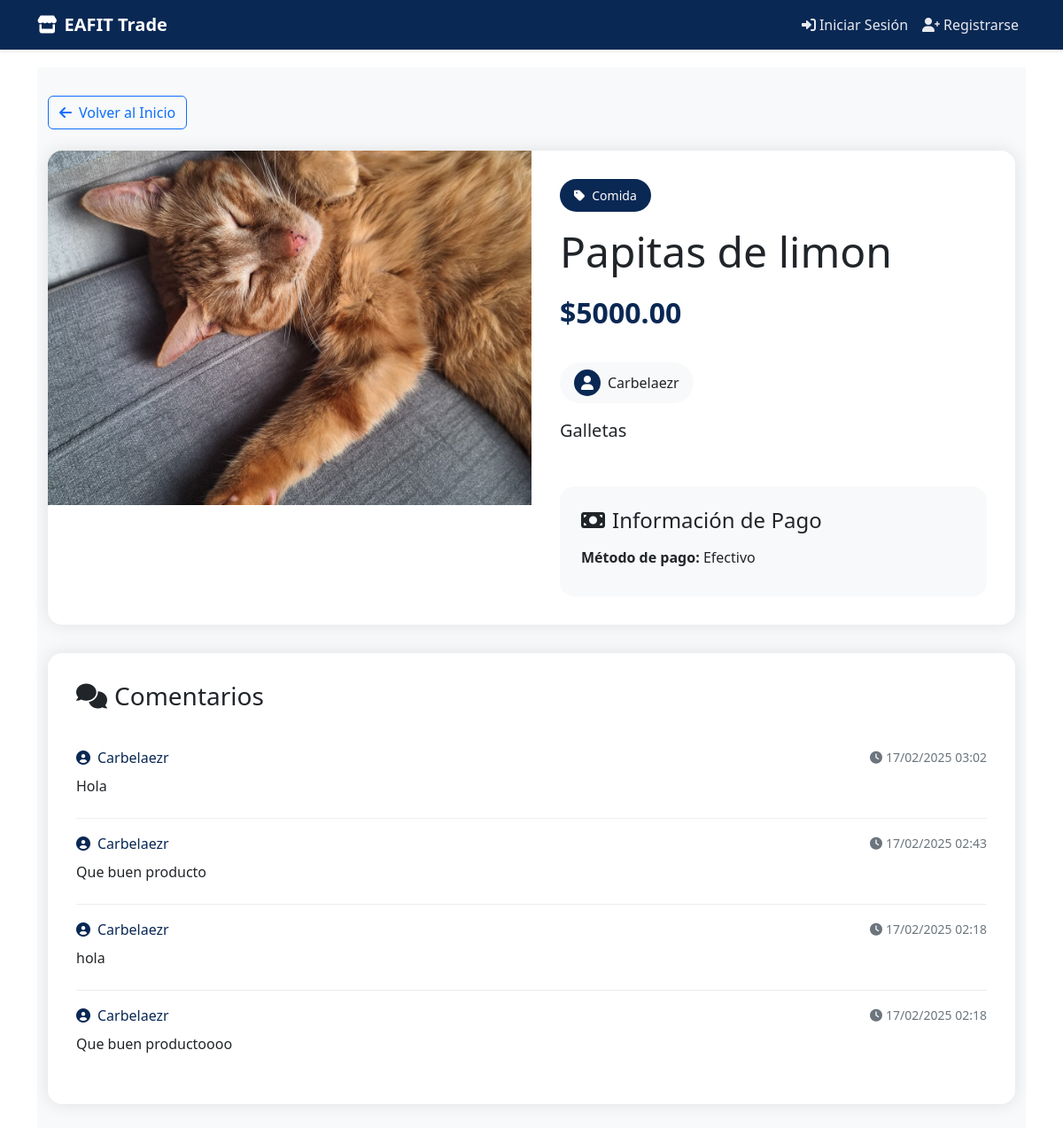
Page /product/4/ on the earlier database version.
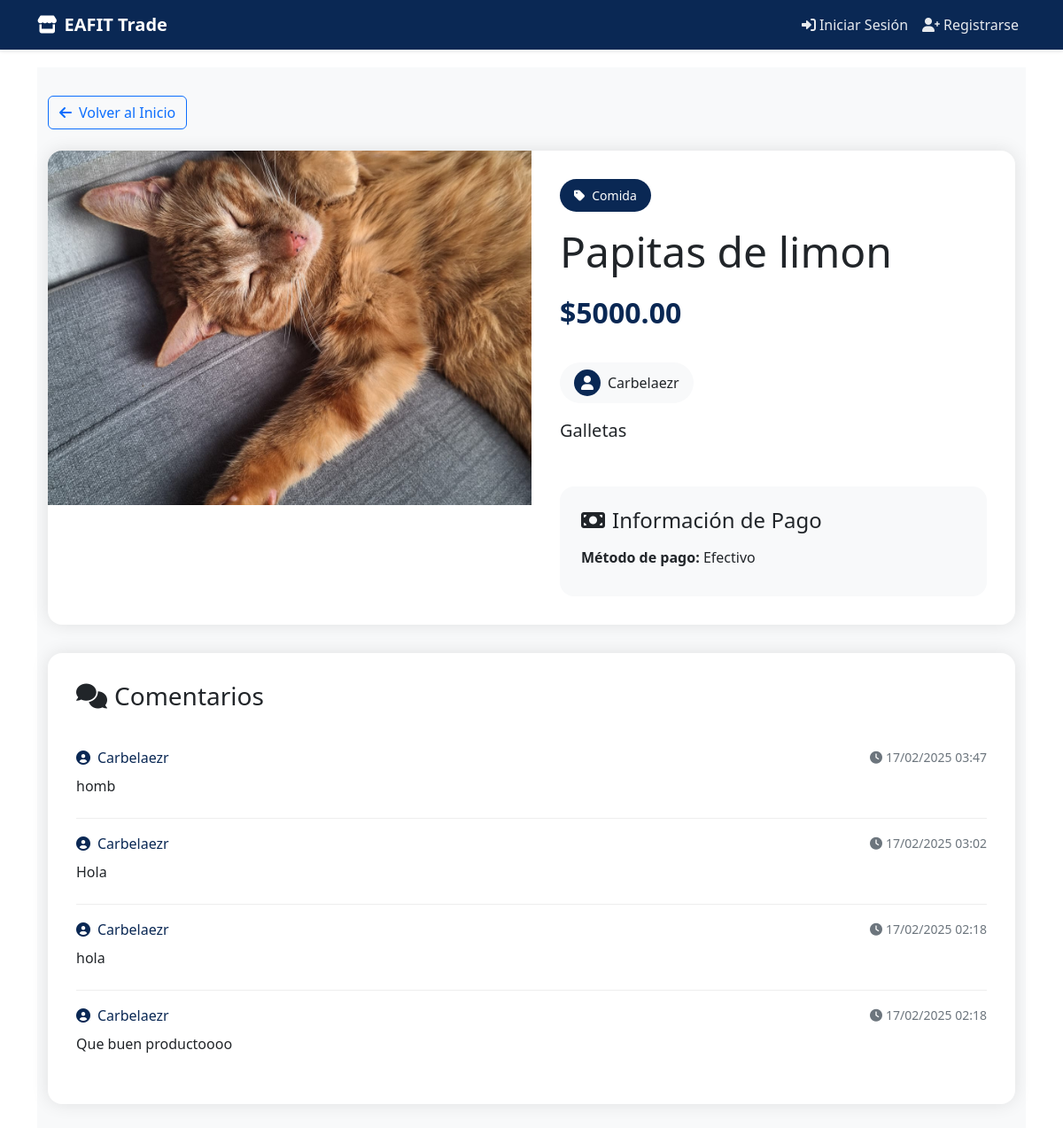
Same page on the later database version.
### products/models.py (models this page shows, shortened)
class Comment(models.Model):
    product = models.ForeignKey(
        Product,
        on_delete=models.CASCADE,
        related_name='comments'
    )
    user = models.ForeignKey(
        User,
        on_delete=models.CASCADE,
        related_name='comments'
    )
    text = models.TextField(
        max_length=500,
        verbose_name='Comentario'
    )
    created_at = models.DateTimeField(
        auto_now_add=True,
        verbose_name='Fecha de publicación'
    )
    class Meta:
        ordering = ['-created_at']
        verbose_name = 'Comentario'
        verbose_name_plural = 'Comentarios'

### products/views.py (the view)
# urls.py: path('product/<int:product_id>/', products_views.product_detail, name='product_detail'),
def product_detail(request, product_id):
    product = get_object_or_404(Product, id=product_id)
    comments = product.comments.all().order_by('-created_at')
    comment_form = CommentForm() if request.user.is_authenticated else None
    return render(request, 'products/product_detail.html', {
        'product': product,
        'comments': comments,
        'comment_form': comment_form
    })

### products/templates/products/product_detail.html (shortened to what this page needs)
{% extends 'products/base.html' %}
{% block content %}
<section class="product-section">
    <div class="container">
        <div class="row">
            <div class="col-12">
                <a href="{% url 'home' %}" class="btn btn-outline-primary mb-4">
                    <i class="fas fa-arrow-left me-2"></i>Volver al Inicio
                </a>
            </div>
        </div>
        <div class="product-card">
            <div class="row g-0">
                <div class="col-md-6">
                    {% if product.image %}
                        <img src="{{ product.image.url }}" alt="{{ product.name }}" class="product-image">
                    {% else %}
                        <div class="product-image d-flex align-items-center justify-content-center bg-light">
                            <i class="fas fa-image fa-3x text-secondary"></i>
                        </div>
                    {% endif %}
                </div>
                <div class="col-md-6">
                    <div class="product-info">
                        <span class="category-badge">
                            <i class="fas fa-tag me-2"></i>{{ product.get_category_display }}
                        </span>
                        <h1 class="display-5 mb-3">{{ product.name }}</h1>
                        <p class="price mb-3">${{ product.price }}</p>
                        <div class="seller-info">
                            <div class="seller-avatar">
                                <i class="fas fa-user"></i>
                            </div>
                            <span>{{ product.seller.username }}</span>
                        </div>
                        <p class="lead mb-4">{{ product.description }}</p>
                        <div class="payment-info">
                            <h4 class="mb-3">
                                <i class="fas fa-money-bill me-2"></i>Información de Pago
                            </h4>
                            <p class="mb-2"><strong>Método de pago:</strong> {{ product.get_payment_method_display }}</p>
                        </div>
                    </div>
                </div>
            </div>
        </div>
        <div class="comments-section">
            <h3 class="mb-4">
                <i class="fas fa-comments me-2"></i>Comentarios
            </h3>
            {% for comment in comments %}
                <div class="comment">
                    <div class="comment-header">
                        <span class="comment-user">
                            <i class="fas fa-user-circle me-2"></i>{{ comment.user.username }}
                        </span>
                        <span class="comment-date">
                            <i class="fas fa-clock me-1"></i>{{ comment.created_at|date:"d/m/Y H:i" }}
                        </span>
                    </div>
                    <p class="mb-2">{{ comment.text }}</p>
                </div>
            {% empty %}
                <p class="text-muted text-center">No hay comentarios aún. ¡Sé el primero en comentar!</p>
            {% endfor %}
        </div>
    </div>
</section>
{% endblock %}

Differences in the rows shown:
removed Comment: user.username "Carbelaezr", created_at "17/02/2025 02:43", text "Que buen producto"
added Comment: user.username "Carbelaezr", created_at "17/02/2025 03:47", text "homb"
